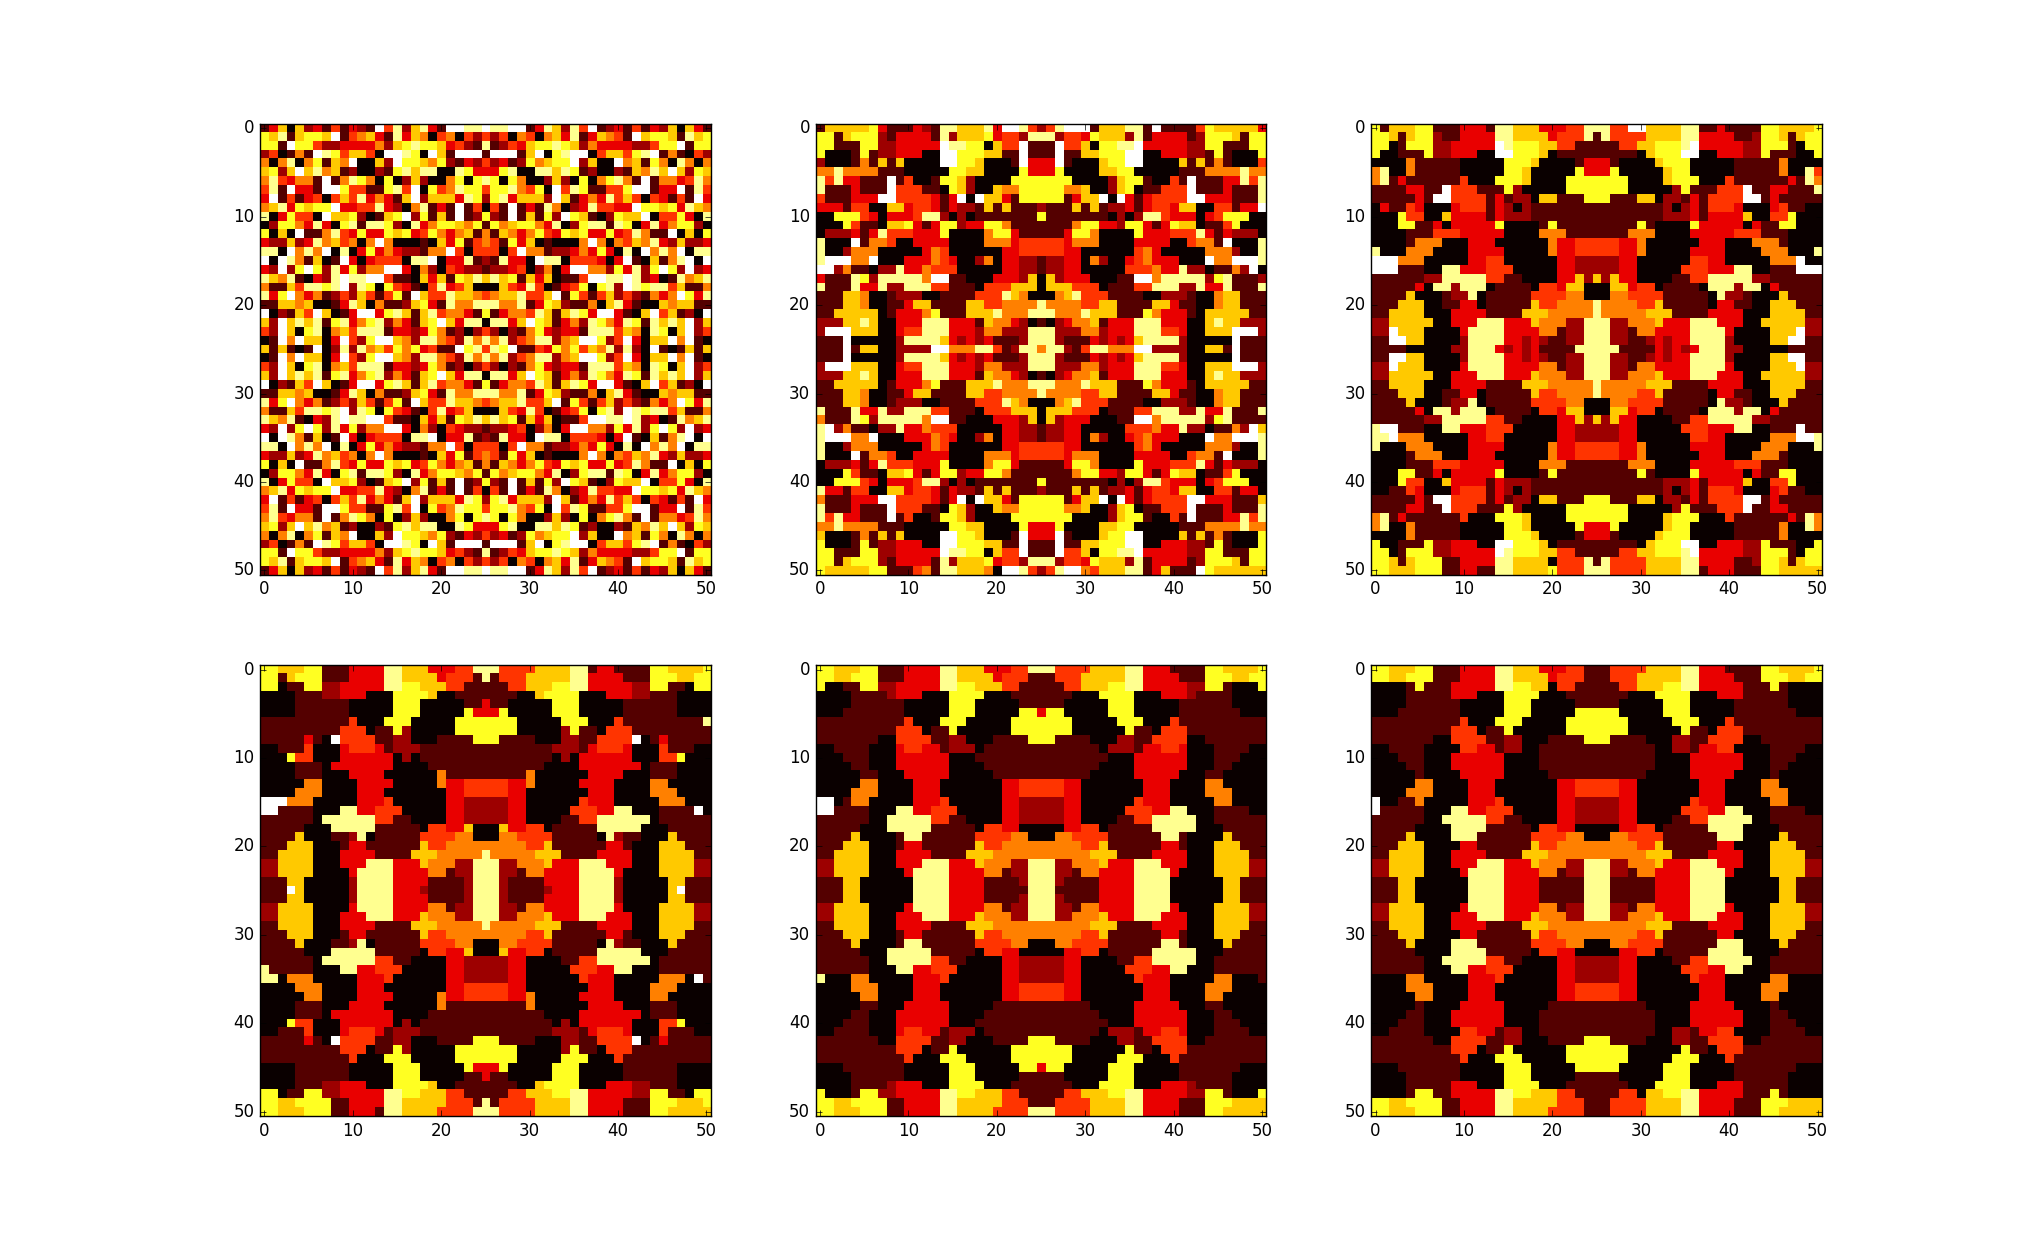

Reproduce this figure in Python.
from Pattern import Pattern
import matplotlib.pyplot as plt

test=Pattern(51,51)
test.create("rand",10)
test.mirror(0)
test.mirror(1)
A=test.get()
test.evolve("cluster")
B=test.get()
test.evolve("cluster")
C=test.get()
test.evolve("cluster")
D=test.get()
test.evolve("cluster")
E=test.get()
test.evolve("cluster")
F=test.get()

plt.subplot(231)
plt.imshow(A, cmap='hot', interpolation='nearest')
plt.subplot(232)
plt.imshow(B, cmap='hot', interpolation='nearest')
plt.subplot(233)
plt.imshow(C, cmap='hot', interpolation='nearest')
plt.subplot(234)
plt.imshow(D, cmap='hot', interpolation='nearest')
plt.subplot(235)
plt.imshow(E, cmap='hot', interpolation='nearest')
plt.subplot(236)
plt.imshow(F, cmap='hot', interpolation='nearest')
plt.show()
